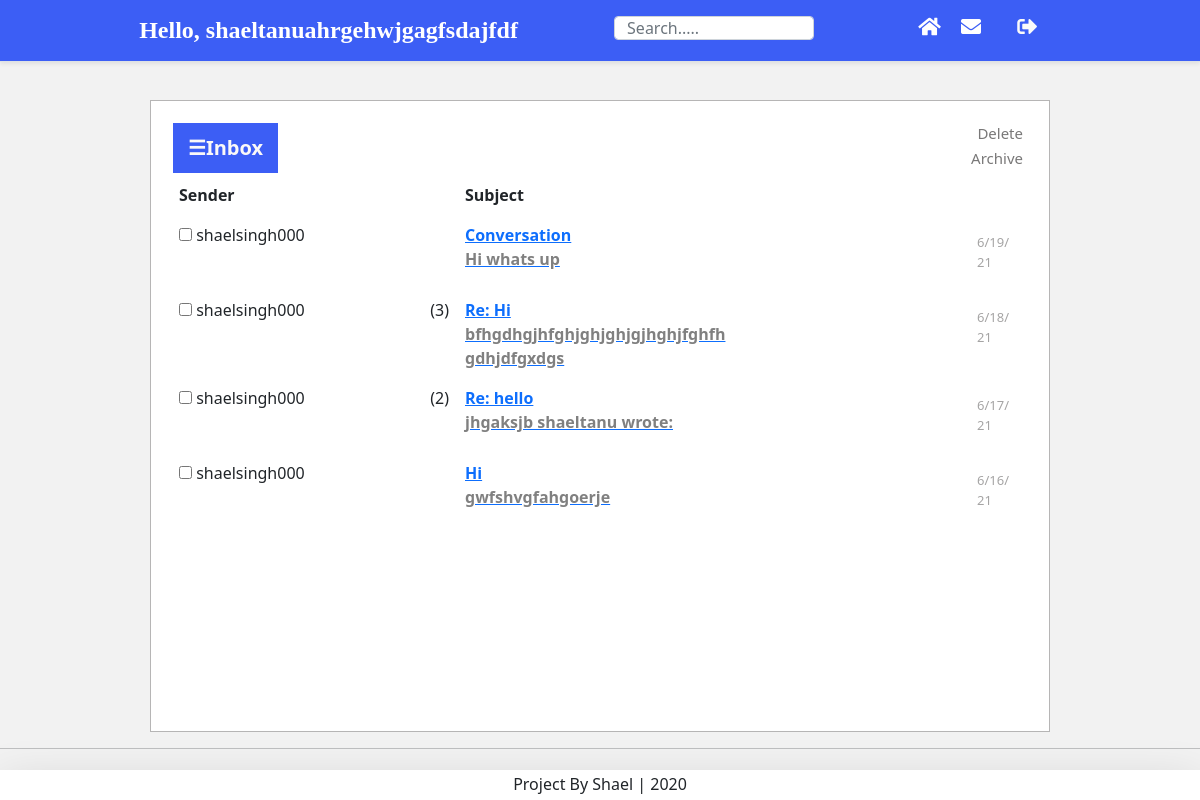
The app's page /messages/inbox/ (signed in) with its own data.
### account/models.py (models this page shows, shortened)
class Account(AbstractBaseUser):
    email               = models.EmailField(verbose_name="email",max_length=60,unique=True)
    username            = models.CharField(max_length=30, unique=True)
    bio                 = models.TextField(max_length=500, default=" ")
    date_joined         = models.DateTimeField(verbose_name="date joined",  auto_now_add =True)
    date_joined         = models.DateTimeField(verbose_name="last login", auto_now_add = True)
    is_admin            = models.BooleanField(default=False)
    is_active           = models.BooleanField(default=True)
    is_staff            = models.BooleanField(default=False)
    is_superuser        = models.BooleanField(default=False)
    objects = MyAccountManager()
    USERNAME_FIELD = 'email'
    REQUIRED_FIELDS = ['username']
    def __str__(self):
        return self.email

### postman/models.py (models this page shows, shortened)
class Message(models.Model):
    SUBJECT_MAX_LENGTH = 120
    subject = models.CharField(_("subject"), max_length=SUBJECT_MAX_LENGTH,default="Conversation")
    body = models.TextField(_("body"), blank=True)
    sender = models.ForeignKey(settings.AUTH_USER_MODEL, on_delete=models.CASCADE, related_name='sent_messages',
        null=True, blank=True, verbose_name=_("sender"))
    recipient = models.ForeignKey(settings.AUTH_USER_MODEL, on_delete=models.CASCADE, related_name='received_messages',
        null=True, blank=True, verbose_name=_("recipient"))
    email = models.EmailField(_("visitor"), blank=True)  # instead of either sender or recipient, for an AnonymousUser
    parent = models.ForeignKey('self', on_delete=models.CASCADE, related_name='next_messages',
        null=True, blank=True, verbose_name=_("parent message"))
    thread = models.ForeignKey('self', on_delete=models.CASCADE, related_name='child_messages',
        null=True, blank=True, verbose_name=_("root message"))
    sent_at = models.DateTimeField(_("sent at"), default=now)
    read_at = models.DateTimeField(_("read at"), null=True, blank=True)
    replied_at = models.DateTimeField(_("replied at"), null=True, blank=True)
    sender_archived = models.BooleanField(_("archived by sender"), default=False)
    recipient_archived = models.BooleanField(_("archived by recipient"), default=False)
    sender_deleted_at = models.DateTimeField(_("deleted by sender at"), null=True, blank=True)
    recipient_deleted_at = models.DateTimeField(_("deleted by recipient at"), null=True, blank=True)
    moderation_status = models.CharField(_("status"), max_length=1, choices=STATUS_CHOICES, default=STATUS_PENDING)
    moderation_by = models.ForeignKey(settings.AUTH_USER_MODEL, on_delete=models.CASCADE, related_name='moderated_messages',
        null=True, blank=True, verbose_name=_("moderator"))
    moderation_date = models.DateTimeField(_("moderated at"), null=True, blank=True)
    moderation_reason = models.CharField(_("rejection reason"), max_length=120, blank=True)
    objects = MessageManager()
    class Meta:
        verbose_name = _("message")
        verbose_name_plural = _("messages")
        ordering = ['-sent_at', '-id']
    @property
    def is_new(self):
        return self.read_at is None
    @property
    def is_replied(self):
        return self.replied_at is not None
    def admin_sender(self):
        """
        Return the sender either as a username or as a plain email.
        Designed for the Admin site.

        """
        if self.sender:
            return str(self.sender)
        else:
            return '<{0}>'.format(self.email)
    admin_sender.short_description = _("sender")
    admin_sender.admin_order_field = 'sender'
    clear_sender = property(admin_sender)
    @property
    def obfuscated_sender(self):
        if self.sender:
            return get_user_representation(self.sender)
        else:
            return self._obfuscated_email()
    def admin_recipient(self):
        """
        Return the recipient either as a username or as a plain email.
        Designed for the Admin site.

        """
        if self.recipient:
            return str(self.recipient)
        else:
            return '<{0}>'.format(self.email)
    admin_recipient.short_description = _("recipient")
    admin_recipient.admin_order_field = 'recipient'
    clear_recipient = property(admin_recipient)

### postman/views.py (the view)
class InboxView(FolderMixin, TemplateView):
    folder_name = 'inbox'
    view_name = 'inbox'
    template_name = 'postman/inbox.html'

### postman/models.py (called while the page is built)
def get_order_by(query_dict):
    if ORDER_BY_KEY in query_dict:
        code = query_dict[ORDER_BY_KEY]  # code may be uppercase or lowercase
        order_by_field = ORDER_BY_FIELDS.get(code.lower())
        if order_by_field:
            if code.isupper():
                order_by_field = '-' + order_by_field
            return order_by_field

def get_user_representation(user):
    show_user_as = getattr(settings, 'POSTMAN_SHOW_USER_AS', None)
    if isinstance(show_user_as, str):
        if '.' in show_user_as:
            mod_path, _, attr_name = show_user_as.rpartition('.')
            try:
                return force_str(getattr(import_module(mod_path), attr_name)(user))
            except:  # ImportError, AttributeError, TypeError (not callable)
                pass
        else:
            attr = getattr(user, show_user_as, None)
            if callable(attr):
                attr = attr()
            if attr:
                return force_str(attr)
    elif callable(show_user_as):
        try:
            return force_str(show_user_as(user))
        except:
            pass
    return force_str(user)  # default value, or in case of empty attribute or exception

    def inbox(self, user, related=True, **kwargs):
        related = ('sender',) if related else None
        filters = {
            'recipient': user,
            'recipient_archived': False,
            'recipient_deleted_at__isnull': True,
            'moderation_status': STATUS_ACCEPTED,
        }
        query_dict = kwargs.get('query_dict')
        if query_dict and 'unread' in query_dict:
            filters['read_at__isnull'] = True
        return self._folder(related, filters, **kwargs)

### postman/query.py (called while the page is built)
    def __getattr__(self, name):
        target = self._target
        f = getattr(target, name)
        if isinstance(f, MethodType):
            return MethodType(f.__func__, self)
        else:
            return f

    def __setattr__(self, name, value):
        if name != '_target':
            setattr(self._target, name, value)
        else:
            object.__setattr__(self, name, value)

    def clone(self, *args, **kwargs):
        obj = super().clone(*args, **kwargs)
        obj._pm_table = self._pm_table
        return obj

    def get_compiler(self, *args, **kwargs):
        compiler = super().get_compiler(*args, **kwargs)
        return CompilerProxy(compiler)

    def pm_set_extra(self, table):
        self._pm_table = table

    def pm_get_extra(self):
        return self._pm_table

### postman/templates/postman/inbox.html (shortened to what this page needs)
{% extends "postman/base_folder.html" %}
{% load i18n %}

### postman/templates/postman/base_folder.html (shortened to what this page needs)
{% extends "postman/base.html" %}
{% load i18n postman_tags %}{% load pagination_tags %}
{% block content %}
{% load avatar_tags %}
<div id="main">
   <button class="openbtn" onclick="openNav()">&#9776;Inbox</button>
<div class="tab2">
   <form action="{% block pm_form_action %}{% endblock %}" method="post">{% csrf_token %}
    {% block pm_form_buttons %}<span id="pm_buttons">
    {% block pm_delete_button %}<button type="submit" class="pm_btn pm_btn-delete" onclick="this.form.action='{% url 'postman:delete' %}'">{% trans "Delete" %}</button>{% endblock %}
    {% block pm_archive_button %}<button type="submit" class="pm_btn pm_btn-archive" onclick="this.form.action='{% url 'postman:archive' %}'">{% trans "Archive" %}</button>{% endblock %}
    </span>{% endblock %}
</div>
{% if invalid_page %}
<p>{% trans "Sorry, this page number is invalid." %}</p>
{% else %}
{% if pm_messages %}
<table id="pm_messages" class="table table-borderless">
 <thead>
  <tr>
      <th>{% trans "Sender" %}</th>
      <th>{% trans "Subject" %}</th>
  </tr>
</thead>
<tbody>
   {% for message in pm_messages %}
   <tr>
      <td><span>
          <input type="checkbox" {% if by_conversation and message.thread_id %}name="tpks" value="{{ message.thread_id }}"{% else %}name="pks" value="{{ message.pk }}"{% endif %}>
       {{ message.obfuscated_sender }}</span><span style="float: right;">{% if message.count %}({{ message.count }}){% endif %}</span></td>
      <td style="overflow: hidden;">{% if message.is_new %}<strong>{% endif %}{% if message.is_replied %}<em>{% endif %}
      {% block pm_subject %}
         <a href="{% if by_conversation and message.thread_id %}{% url 'postman:view_conversation' message.thread_id %}{% else %}{% url 'postman:view' message.pk %}{% endif %}?next={{ current_url|urlencode }}">
         {% include "postman/inc_subject_ex.html" %}</a>
      {% endblock %}
   {% if message.is_new %}</strong>{% endif %}</td>
   <td style="width: 50px;" class="pm_date">{{ message.sent_at|compact_date:_("g:i A,M j,n/j/y") }}</td>
  </tr>
  {% endfor %}
</tbody>
</table>
{% else %}
<p>{% trans "No messages." %}</p>
{% endif %}
{% endif %}
</div>
</div>
{% endblock content %}

### templates/snippets/header.html (shortened to what this page needs)
{% load avatar_tags %}
{% load static %}
<link href="https://cdn.jsdelivr.net/npm/bootstrap@5.0.0-beta1/dist/css/bootstrap.min.css" rel="stylesheet">
<link rel="stylesheet" href="https://use.fontawesome.com/releases/v5.7.0/css/all.css">
	<header class="d-flex flex-column flex-md-row align-items-center p-3 px-md-4 mb-3 border-bottom shadow-sm nav">
		<div class="navi">
		{% if request.user.is_authenticated %}
			<p class="h5 my-0 me-md-auto fw-bold ">Hello, {{request.user.username}}</p>
		{% else %}
			<p class="h5 my-0 me-md-auto fw-bold">Welcome</p>
		{% endif %}
		<div class="search-bar">
			<form method="get">
				<input class="form-control"  type="text" name="q" id="id_q" placeholder="Search.....">
			</form>
		</div>
		<nav class="my-2 my-md-0 me-md-3" >
			{% if request.user.is_authenticated %}
				<a class="p-2 text-white font-weight-bold" href="{% url 'home' %}"><i class="fa fa-home" aria-hidden="true" style='font-size:20px; color: white'></i></a>
				<a class="p-2 text-white font-weight-bold" href="{% url 'messages:inbox' %}"><i alt="messages" class="fa fa-envelope" aria-hidden="true" style='font-size:20px; color: white'></i></a>
				<a class="p-2 text-white font-weight-bold" href="{% url 'account' user.username %}">{% avatar user class="img_circle"%}</a>
				<a class="p-2 text-white font-weight-bold" href="{% url 'logout' %}"><i class="fa fa-sign-out-alt" aria-hidden="true" style='font-size:20px; color: rgb(250, 250, 250)'></i></a>
			{% endif %}
		</nav>
	</div>
	</header>

### postman/templates/postman/inc_subject_ex.html (shortened to what this page needs)
{% load postman_tags %}{% with message.subject|truncatewords:5 as truncated_subject %}{{ truncated_subject }}
{% with truncated_subject|wordcount as subject_wc %}{% with 12|sub:subject_wc as wc %}{% if message.body and wc > 0 %} <br><span style="color: grey">{{ message.body|truncatewords:wc }}</span>{% endif %}{% endwith %}{% endwith %}{% endwith %}

### static_cdn/postman/css/postman.css (style rules this page uses)
a { color: white; }

### templates/snippets/header.html (style rules this page uses)
header { width: 100%; position: fixed; top: 0px; }
.search-bar { max-width: 200px; width: 100%; margin-right: auto; }
.search-bar input { height: 24px; }
.nav { background-color: rgb(60, 94, 245); color: white; }
.navi { display: inline-flex; width: 80%; margin-left: 10%; margin-right: 10%; }
.h5 { font-family: 'Brush Script MT', cursive; font-size: 24px; }

### templates/snippets/base_css.html (style rules this page uses)
body { background-color: #f2f2f2; padding-top: 100px; }

### postman/templates/postman/base_folder.html (style rules this page uses)
.tab2 { float: right; background-color: white; width: 15%; }
.tab2 button { display: block; background-color: white; color: rgb(121, 120, 120); width: 100%; border: none; outline: none; text-align: right; cursor: pointer; transition: 0.3s; font-size: 15px; }
.table { width: 100%; table-layout: fixed; }
.table td { overflow-wrap: break-word; margin: 10px; }
.pm_date { float: right; color: rgb(165, 164, 164); font-size: small; }
.openbtn { font-size: 20px; cursor: pointer; background-color: rgb(60, 94, 245);; color: rgb(250, 248, 248); padding: 10px 15px; font-weight: bolder; border: 2px solid white; }
#main { transition: margin-left .5s; padding: 20px; }

### records on screen
Account: user.username "shaeltanuahrgehwjgagfsdajfdf"
Message: obfuscated_sender "shaelsingh000", subject "Conversation", body "Hi whats up", sent_at|compact_date "6/19/21"
Message: obfuscated_sender "shaelsingh000", count "3", subject "Re: Hi", body "bfhgdhgjhfghjghjghjgjhghjfghfhgdhjdfgxdgs", sent_at|compact_date "6/18/21"
Message: obfuscated_sender "shaelsingh000", count "2", subject "Re: hello", body "jhgaksjb shaeltanu wrote:", sent_at|compact_date "6/17/21"
Message: obfuscated_sender "shaelsingh000", subject "Hi", body "gwfshvgfahgoerje", sent_at|compact_date "6/16/21"
